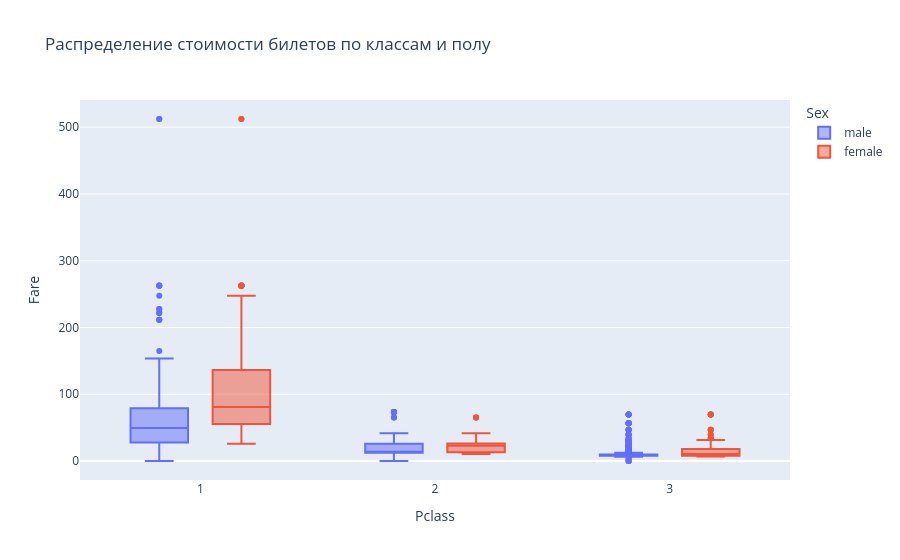

Notebook code for this chart:
### Markdown cell above
#### 7. Box chart (интерактивный)

### Code cell
fig7 = px.box(combined_df, x='Pclass', y='Fare', color='Sex',
             title='Распределение стоимости билетов по классам и полу')
fig7.show()

### Figure 1 — Plotly figure (JSON) as saved in the notebook; plotly's stock layout.template omitted (floating-point values rounded to 4 significant figures; data arrays with more than 128 entries replaced by an {"elided": "..."} marker saying what was removed)
{"data": [{"alignmentgroup": "True", "hovertemplate": "Sex=male<br>Pclass=%{x}<br>Fare=%{y}<extra></extra>", "legendgroup": "male", "marker": {"color": "#636efa"}, "name": "male", "notched": false, "offsetgroup": "male", "orientation": "v", "showlegend": true, "type": "box", "x": {"elided": "843 int values"}, "x0": " ", "xaxis": "x", "y": {"elided": "843 float values"}, "y0": " ", "yaxis": "y"}, {"alignmentgroup": "True", "hovertemplate": "Sex=female<br>Pclass=%{x}<br>Fare=%{y}<extra></extra>", "legendgroup": "female", "marker": {"color": "#EF553B"}, "name": "female", "notched": false, "offsetgroup": "female", "orientation": "v", "showlegend": true, "type": "box", "x": {"elided": "466 int values"}, "x0": " ", "xaxis": "x", "y": {"elided": "466 float values"}, "y0": " ", "yaxis": "y"}], "layout": {"autosize": true, "boxmode": "group", "legend": {"title": {"text": "Sex"}, "tracegroupgap": 0}, "title": {"text": "Распределение стоимости билетов по классам и полу"}, "xaxis": {"anchor": "y", "autorange": true, "domain": [0, 1], "range": [0.49, 3.51], "title": {"text": "Pclass"}, "type": "linear"}, "yaxis": {"anchor": "x", "autorange": true, "domain": [0, 1], "range": [-28.46, 540.8], "title": {"text": "Fare"}, "type": "linear"}}}
